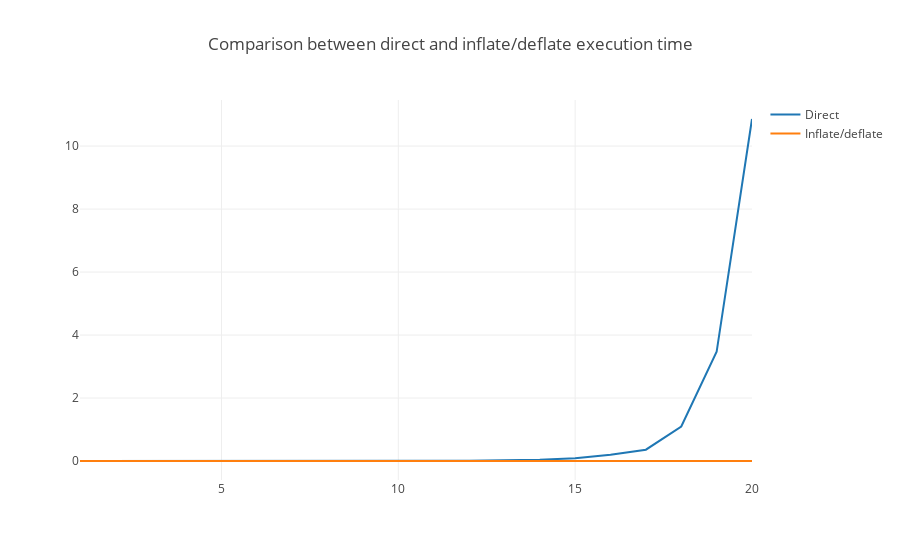

Notebook cell for this chart:
### Code cell
times_infdef = np.zeros_like(Ns, dtype=np.float_)
for i, n in enumerate(Ns):
    sampler_infdef = InflateDeflateSampler(n, 10, 0.1)
    times_infdef[i] = timeit.timeit(sampler_infdef.sample, number=3)

py.iplot(Figure(
    data=[Scatter(x=Ns, y=times_direct, name="Direct"), Scatter(x=Ns, y=times_infdef, name="Inflate/deflate")],
    layout=Layout(title="Comparison between direct and inflate/deflate execution time")
))

### Figure 1 — Plotly figure (JSON) as saved in the notebook; plotly's stock layout.template omitted (floating-point values rounded to 4 significant figures)
{"data": [{"name": "Direct", "type": "scatter", "x": [1, 2, 3, 4, 5, 6, 7, 8, 9, 10, 11, 12, 13, 14, 15, 16, 17, 18, 19, 20], "y": [0.001087, 0.0009146, 0.001005, 0.001086, 0.001316, 0.001042, 0.001813, 0.002766, 0.002421, 0.003799, 0.006698, 0.01249, 0.02641, 0.04303, 0.08879, 0.1965, 0.3599, 1.095, 3.468, 10.86]}, {"name": "Inflate/deflate", "type": "scatter", "x": [1, 2, 3, 4, 5, 6, 7, 8, 9, 10, 11, 12, 13, 14, 15, 16, 17, 18, 19, 20], "y": [0.0007102, 0.0008581, 0.0007256, 0.001041, 0.001034, 0.001063, 0.0007977, 0.0008499, 0.0008157, 0.0008521, 0.0009338, 0.0008702, 0.0008949, 0.0009126, 0.0009875, 0.001365, 0.001327, 0.001027, 0.001115, 0.001447]}], "layout": {"title": "Comparison between direct and inflate/deflate execution time"}}
